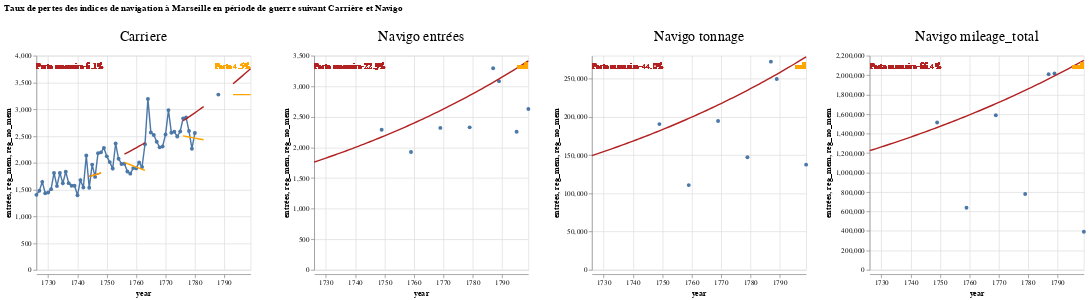

Write notebook code for a chart like this one.
### Code cell
VegaLite({
    "$schema": "https://vega.github.io/schema/vega-lite/v5.json",
    "title": "Taux de pertes des indices de navigation à Marseille en période de guerre suivant Carrière et Navigo",
    "data": {"values":data},
    "facet":{
      "column" : {"field": "source", 
                  "header": {"titleFontSize": 0, "labelFontSize": 20},
                  "sort":{"field":"avg_loss"}
        }
    },
    "spec":{
    "layer": [
      {
        "mark": {
          "type": "line",
          "point": True
        },
        "encoding": {
          "x": {
            "field": "year",
            "type": "temporal"
          },
          "y": {
            "field": "entrées",
            "type": "quantitative"
          }
        }
      },
      {
        "mark": {
          "type": "line",
          "color": "firebrick"
        },
        "encoding": {
          "x": {
            "field": "year",
            "type": "temporal"
          },
          "y": {
            "field": "reg_mem",
            "type": "quantitative"
          }
        }
      },
      {
        "mark": {
          "type": "line",
          "color": "orange"
        },
        "encoding": {
          "x": {
            "field": "year",
            "type": "temporal"
          },
          "y": {
            "field": "reg_no_mem",
            "type": "quantitative"
          }
        }
      },
      {
      
      "mark": {
        "type": "text",
        "color": "firebrick",
        "x": "0",
        "align": "left",
        "y": 15,
        "fontSize": 11,
        "font": "sans serif"
      },
      "encoding": {
        "text": {"type": "nominal", "field": "avg_loss_label"}
      }
    }, {
      
      "mark": {
        "type": "text",
        "color": "orange",
        "x": "width",
        "align": "right",
        "y": 15,
        "fontSize": 11,
        "font": "sans serif"
      },
      "encoding": {
        "text": {"type": "nominal", "field": "avg_loss_no_mem_label"}
      }
    },

    ]},
     "resolve": {"scale": {"y": "independent"}}

  })

### Figure 1 — Vega-Lite specification as saved in the notebook (floating-point values rounded to 4 significant figures; data arrays with more than 128 entries replaced by an {"elided": "..."} marker saying what was removed)
{"$schema": "https://vega.github.io/schema/vega-lite/v5.json", "data": {"values": {"elided": "296 records"}}, "facet": {"column": {"field": "source", "header": {"labelFontSize": 20, "titleFontSize": 0}, "sort": {"field": "avg_loss"}}}, "resolve": {"scale": {"y": "independent"}}, "spec": {"layer": [{"encoding": {"x": {"field": "year", "type": "temporal"}, "y": {"field": "entrées", "type": "quantitative"}}, "mark": {"point": true, "type": "line"}}, {"encoding": {"x": {"field": "year", "type": "temporal"}, "y": {"field": "reg_mem", "type": "quantitative"}}, "mark": {"color": "firebrick", "type": "line"}}, {"encoding": {"x": {"field": "year", "type": "temporal"}, "y": {"field": "reg_no_mem", "type": "quantitative"}}, "mark": {"color": "orange", "type": "line"}}, {"encoding": {"text": {"field": "avg_loss_label", "type": "nominal"}}, "mark": {"align": "left", "color": "firebrick", "font": "sans serif", "fontSize": 11, "type": "text", "x": "0", "y": 15}}, {"encoding": {"text": {"field": "avg_loss_no_mem_label", "type": "nominal"}}, "mark": {"align": "right", "color": "orange", "font": "sans serif", "fontSize": 11, "type": "text", "x": "width", "y": 15}}]}, "title": "Taux de pertes des indices de navigation à Marseille en période de guerre suivant Carrière et Navigo"}
